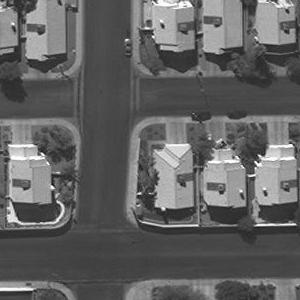
#> input picture final implementation/5_ImageSegmentation/5A_Otsu_segmentation/InputDir/img3.png, 300 x 300 px
$ python 5C_MultiOtsu_Thresholding.py
#> lines starting #> are read from the running program, lines starting #| are printed output that depends on the picture
import cv2
import matplotlib
import matplotlib.pyplot as plt
import numpy as np
from skimage import io
from skimage.filters import threshold_multiotsu

# Setting the font size for all plots.
matplotlib.rcParams['font.size'] = 9

# Reading a PNG image.
image_path = 'InputDir/img3.png'
image = io.imread(image_path, as_gray=True)
#> image is the input picture: shape (300, 300); min 11, max 255, mean 98.5

# Applying multi-Otsu threshold for the default value, generating
# three classes.
thresholds = threshold_multiotsu(image)
#> thresholds = [102, 158]

# Using the threshold values, we generate the three regions.
regions = np.digitize(image, bins=thresholds)
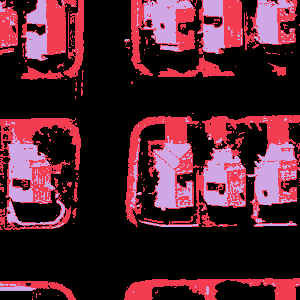
#> regions: shape (300, 300) int64; 3 distinct labels, from 0 to 2; one colour per label, 0 black

fig, ax = plt.subplots(nrows=1, ncols=3, figsize=(10, 3.5))

# Plotting the original image.
ax[0].imshow(image, cmap='gray')
ax[0].set_title('Original')
ax[0].axis('off')

# Plotting the histogram and the two thresholds obtained from
# multi-Otsu.
ax[1].hist(image.ravel(), bins=255)
ax[1].set_title('Histogram')
for thresh in thresholds:
    ax[1].axvline(thresh, color='r')
#> this loop made 2 passes
#> thresh on passes 1 to 2: 102, 158

# Plotting the Multi Otsu result.
ax[2].imshow(regions, cmap='jet')
ax[2].set_title('Multi-Otsu result')
ax[2].axis('off')

plt.subplots_adjust()

plt.show()
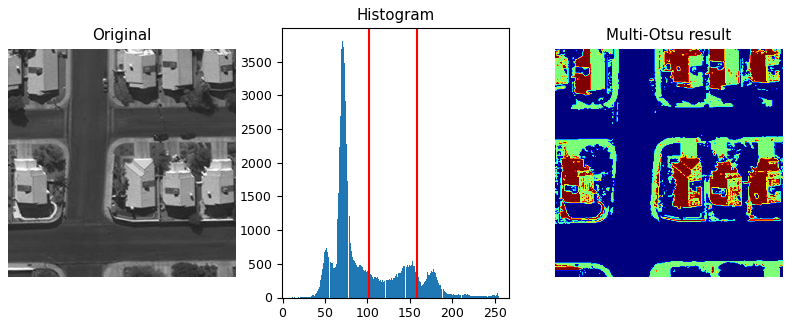
#> figure drawn by matplotlib, 3 panels; panel 2: tallest bar 3809 high, from x = 70.33 to 71.28

$ run again, with final implementation/5_ImageSegmentation/5A_Otsu_segmentation/InputDir/img1.png copied over final implementation/5_ImageSegmentation/5A_Otsu_segmentation/InputDir/img3.png
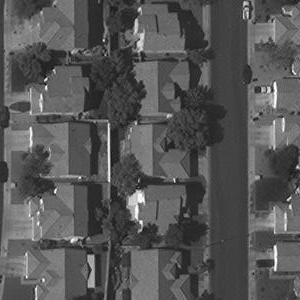
#> input picture final implementation/5_ImageSegmentation/5A_Otsu_segmentation/InputDir/img1.png, 300 x 300 px
#> image is the input picture: shape (300, 300); min 9, max 255, mean 85.7
#> thresholds = [86, 144]
#> `regions = np.digitize(image, bins=thresholds)`:
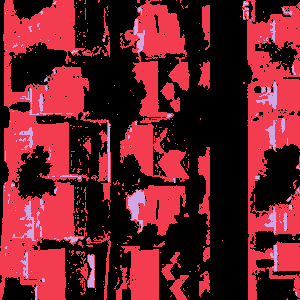
#> regions: shape (300, 300) int64; 3 distinct labels, from 0 to 2; one colour per label, 0 black
#> the loop `for thresh in thresholds:` made 2 passes
#> thresh on passes 1 to 2: 86, 144
#> `plt.show()`:
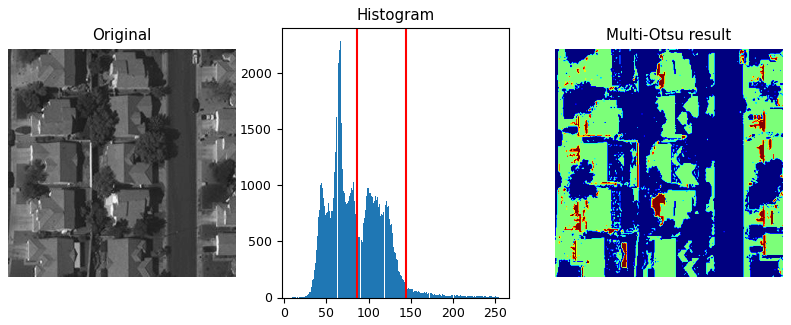
#> figure drawn by matplotlib, 3 panels; panel 2: tallest bar 2283 high, from x = 65.92 to 66.88

$ run again, with final implementation/5_ImageSegmentation/5A_Otsu_segmentation/InputDir/img2.png copied over final implementation/5_ImageSegmentation/5A_Otsu_segmentation/InputDir/img3.png
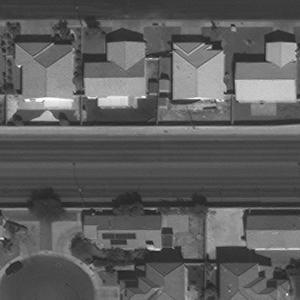
#> input picture final implementation/5_ImageSegmentation/5A_Otsu_segmentation/InputDir/img2.png, 300 x 300 px
#> image is the input picture: shape (300, 300); min 25, max 254, mean 92.8
#> thresholds = [86, 132]
#> `regions = np.digitize(image, bins=thresholds)`:
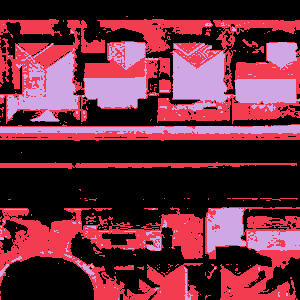
#> regions: shape (300, 300) int64; 3 distinct labels, from 0 to 2; one colour per label, 0 black
#> the loop `for thresh in thresholds:` made 2 passes
#> thresh on passes 1 to 2: 86, 132
#> `plt.show()`:
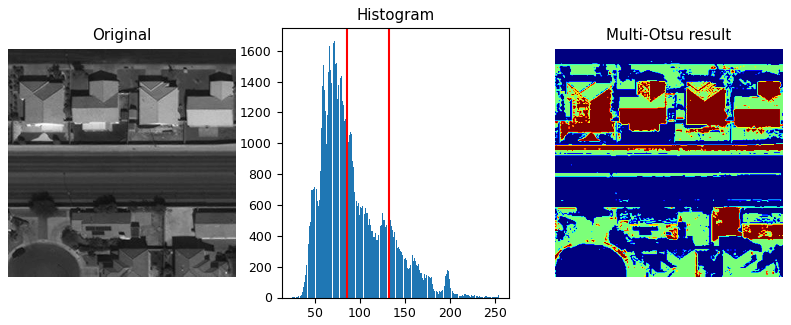
#> figure drawn by matplotlib, 3 panels; panel 2: tallest bar 1664 high, from x = 71.7 to 72.6

$ run again, with final implementation/5_ImageSegmentation/5A_Otsu_segmentation/InputDir/img4.png copied over final implementation/5_ImageSegmentation/5A_Otsu_segmentation/InputDir/img3.png
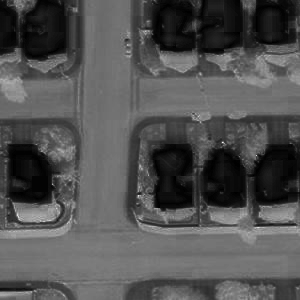
#> input picture final implementation/5_ImageSegmentation/5A_Otsu_segmentation/InputDir/img4.png, 300 x 300 px
#> image is the input picture: shape (300, 300); min 0, max 241, mean 81.8
#> thresholds = [42, 92]
#> `regions = np.digitize(image, bins=thresholds)`:
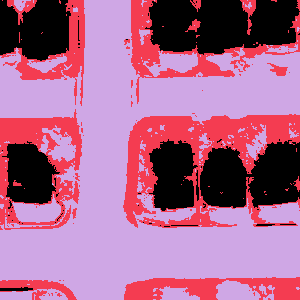
#> regions: shape (300, 300) int64; 3 distinct labels, from 0 to 2; one colour per label, 0 black
#> the loop `for thresh in thresholds:` made 2 passes
#> thresh on passes 1 to 2: 42, 92
#> `plt.show()`:
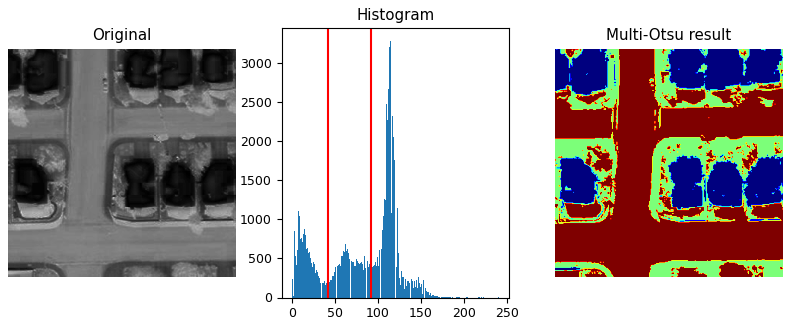
#> figure drawn by matplotlib, 3 panels; panel 2: tallest bar 3283 high, from x = 114.4 to 115.3
